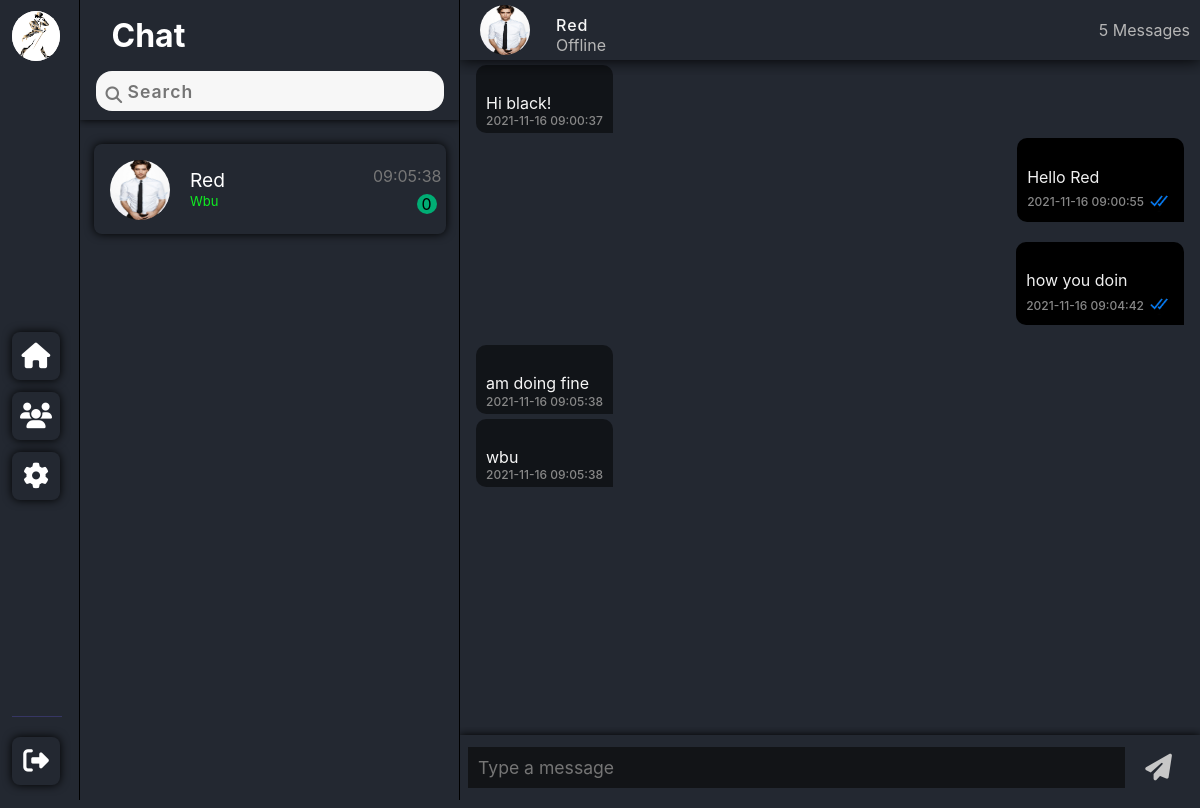
The app's page /php/chat.php?user_id=13 (signed in) with its own data.
### tables this page shows
CREATE TABLE `users` (
  `user_id` int(7) NOT NULL,
  `name` varchar(255) NOT NULL,
  `email_id` varchar(255) NOT NULL,
  `password` varchar(255) NOT NULL,
  `login` int(1) DEFAULT NULL,
  `bio` varchar(1023) DEFAULT NULL,
  `dob` date DEFAULT NULL,
  `gender` varchar(10) DEFAULT NULL,
  `country` varchar(255) DEFAULT NULL,
  `user_profile` varchar(255) NOT NULL DEFAULT 'default_pic.svg'
);

CREATE TABLE `users_chat` (
  `msg_id` int(11) NOT NULL,
  `sender_id` int(10) NOT NULL,
  `receiver_id` int(10) NOT NULL,
  `msg_content` varchar(1023) NOT NULL,
  `msg_status` text NOT NULL,
  `msg_date` timestamp NOT NULL DEFAULT current_timestamp() ON UPDATE current_timestamp()
);

### php/chat.php (the view, shortened to what this page needs)
<!DOCTYPE html>
<?php
$email = $_SESSION['email'];
include 'connectdb.php';
$get_user = "SELECT * FROM users WHERE email_id='$email'";
$qry = mysqli_query($link, $get_user);
$row = mysqli_fetch_array($qry);
$user_id = $row['user_id'];
?>
<?php
if (isset($_GET['user_id'])) {
    $receiver_id = $_GET['user_id'];
    $qry = "SELECT * FROM users WHERE user_id='$receiver_id'";
    $result = mysqli_query($link, $qry);
    $row = mysqli_fetch_array($result);
    $receiver_name = $row['name'];
    $receiver_profile_pic = $row['user_profile'];
    $receiver_login = $row['login'];
    if ($receiver_login == 1) {
        $state = 'Online';
    } else {
        $state = 'Offline';
    }
    $total_messages = "SELECT * FROM users_chat WHERE (sender_id='$user_id' AND receiver_id='$receiver_id') OR (sender_id='$receiver_id' AND receiver_id='$user_id')";
    $run_query = mysqli_query($link, $total_messages) or die("Unable to count messages");
    $total = mysqli_num_rows($run_query);
}
?>
<html lang="en">
<head>
    <link rel="stylesheet" href="../css/chat.css" />
    <link rel="stylesheet" href="../css/global.css" />
</head>
<body>
    <div class="container chat-page-container">
        <?php include 'sidebar.php';?>
        <?php include 'userlist.php';?>
        <div class="chat">
            <div class="chat-header">
                <div class="left">
                    <?php
$user_id = $_SESSION['logged_in_user_id'];
echo "<img src=" . "../uploads/" . $receiver_profile_pic . " class='pp'>
    <div class='name-status'>
       <h1> $receiver_name  </h1>
        <span class='user-status'>$state</span>
    </div>";
?>
                </div>
                <div class="right">
                    <?php
echo $total;
if ($total == 1) {
    echo " Message";
} else {
    echo " Messages";
}
?>
                </div>
            </div>
            <div class="chat-box">
                <?php
$qry = "SELECT * FROM users_chat WHERE (sender_id='$user_id' AND receiver_id='$receiver_id') OR (sender_id='$receiver_id' AND receiver_id='$user_id') ORDER BY msg_id";
$result = mysqli_query($link, $qry) or die('Failed to load messages');
while ($row = mysqli_fetch_array($result)) {
    $sender_userid = $row['sender_id'];
    $receiver_userid = $row['receiver_id'];
    $msg_content = $row['msg_content'];
    $msg_status = $row['msg_status'];
    $msg_date = $row['msg_date'];
    if ($sender_userid == $user_id && $receiver_userid == $receiver_id) {
        if ($msg_status == 'READ') {
            echo "<div class='chat-r'>
					<div class='sp'></div>
					<div class='mess mess-r'>
						<p>
                           $msg_content
						</p>
						<div class='check'>
							<span>$msg_date</span>
							<img src='../images/img/markread.png'>
						</div>
					</div>
				</div>";
        }
    } else if ($sender_userid == $receiver_id && $receiver_userid == $user_id) {
        echo "<div class='chat-l'>
                <div class='mess'>
                    <p>
                        $msg_content
                    </p>
                    <div class='check'>
                        <span>$msg_date</span>
                    </div>
                </div>
                <div class='sp'></div>
            </div>";
    }
}
?>
            </div>
            <form method="POST">
                <div class="chat-footer">
                    <textarea name="message" class="autoExpand" rows='1' data-min-rows='1'
                        placeholder="Type a message"></textarea>
                    <button name="submit">
                        <i class="fas fa-2x fa-paper-plane"></i>
                    </button>
                </div>
            </form>
        </div>
    </div>
</body>
</html>

### php/sidebar.php (shortened to what this page needs)
<?php
include 'connectdb.php';
$email = $_SESSION['email'];
$sql = "SELECT * FROM users WHERE `email_id` = '$email'";
$res = mysqli_query($link, $sql);
$r = mysqli_fetch_assoc($res);
?>
<!DOCTYPE html>
<html lang="en">
<head>
    <link rel="stylesheet" href="../css/global.css">
    <link rel="stylesheet" href="../css/sidebar.css">
</head>
<body>
    <div class="sidebar">
        <ul>
            <li>
                <a href="settings.php" id="sidebar_profile_pic">
                    <?php echo "<img src=" . "../uploads/" . $r['user_profile'] . " />" ?>
                </a>
            </li>
            <li>
                <a href="chat.php" class="s-btn">
                    <i class="fas fa-2x fa-home"></i>
                </a>
            </li>
            <li>
                <a href="find_user.php" class="s-btn">
                    <i class="fas fa-users"></i>
                </a>
            </li>
            <li>
                <a href="settings.php" class="settings s-btn">
                    <i class="fas fa-2x fa-cog"></i>
                </a>
            </li>
            <li>
                <a href="logout.php" class="signout s-btn">
                    <i class="fa fa-2x fa-sign-out"></i>
                </a>
            </li>
        </ul>
    </div>
</body>
</html>

### php/userlist.php (shortened to what this page needs)
<div class="chat-column">
    <div class="top">
        <div id="toprow">
            <h1 class="heading">Chat</h1>
        </div>
        <div class="search-bar">
            <input type="text" placeholder="Search" onkeyup="searchUser()" id="search-input"
                style=" margin: -1rem 0;" />
            <button type="submit" id="search-btn" style="top: 0px;">
            </button>
        </div>
    </div>
    <div class="chat-navbar-rows">
        <?php
include_once 'connectdb.php';
$email = $_SESSION['email'];
$query = "SELECT * FROM users WHERE email_id='$email'";
$result = mysqli_query($link, $query);
$row = mysqli_fetch_array($result);
$user = $row['user_id'];
$users = "SELECT DISTINCT receiver_id,u.user_id,u.name,u.user_profile,u.login FROM users_chat uc JOIN users u ON u.user_id=uc.receiver_id WHERE sender_id='$user'";
$run_user = mysqli_query($link, $users);
while ($row = mysqli_fetch_array($run_user)) {
    $user_id = $row['user_id'];
    $user_profile = $row['user_profile'];
    $name = $row['name'];
    $qry = "SELECT * FROM users_chat WHERE (sender_id='$user' AND receiver_id='$user_id') OR (sender_id='$user_id' AND receiver_id='$user') ORDER BY msg_id DESC LIMIT 1";
    $run_query = mysqli_query($link, $qry);
    $row = mysqli_fetch_assoc($run_query);
    $message = $row['msg_content'];
    $time = $row['msg_date'];
    $date = explode(' ', $time);
    $qry2 = "SELECT COUNT(*) AS count FROM users_chat where sender_id='$user_id' AND receiver_id='$user' AND msg_status='UNREAD'";
    $res = mysqli_query($link, $qry2);
    $row1 = mysqli_fetch_assoc($res);
    $count = $row1['count'];
    echo "<div class='row'>
    <img src=" . "../uploads/" . $user_profile . " />
    <div class='mid'>
    <h1 id='username'>
    <a style='color:white; text-decoration:none;' href='chat.php?user_id=$user_id'>$name</a>
    </h1>
    <p style='color:rgb(15, 238, 34);font-size:13px;' class='last-message'>$message</p>
    </div>
    <div class='right'>
    <p style='margin-right: -20px;position: relative;right: 15px;' class='last-message-time'>$date[1]</p>
    <p id='unread-message-count'>$count</p>
    </div>
    </div>";
}
?>
    </div>
</div>

### css/global.css (style rules this page uses)
:root { --btn-blue-bg: #0088ff; --bg-primary: #232831; --absolute-black: #000; --border-color: slategrey; }
* { margin: 0; padding: 0; font-family: -apple-system, BlinkMacSystemFont, "Segoe UI", Roboto, Oxygen, Ubuntu, Cantarell, "Open Sans", "Helvetica Neue", sans-serif; box-sizing: border-box; }
html, body { margin: 0; height: 100vh; overflow: hidden; }
p::first-letter, h1::first-letter { text-transform: capitalize; }
button { border: none; background: transparent; }
a { text-decoration: none; }
li { list-style: none; }
.container { height: 100vh; width: 100vw; background: var(--bg-primary); }
.autoExpand { color: #d4d4d4; font-size: 1.1rem; font-weight: 400; padding: 10px; width: 100%; height: auto; max-height: 170px; border: none; overflow-y: scroll; overflow-x: hidden; background-color: #121316ef; resize: none; }
.search-bar { position: relative; margin: 1rem 0; display: flex; }
#search-input { border: none; height: 2.5rem; width: 100%; padding: 1rem 1rem 1rem 2rem; border-radius: 1rem; outline: none; font-size: 1.1rem; font-weight: 600; overflow-x: scroll; color: #495057; letter-spacing: 1px; background-color: #f7f7f7; }
#search-btn { position: absolute; left: 10px; top: 13px; z-index: 1; }

### css/sidebar.css (style rules this page uses)
.sidebar { width: 80px; height: 100vh; background-color: #232831; border-right: 1px solid rgb(0, 0, 0); }
.sidebar img { border-radius: 50%; width: 50px; height: 50px; background: #fff; }
.sidebar ul { list-style: none; margin: 0; padding: 0; display: flex; flex-direction: column; justify-content: space-between; padding: 0.75rem; border-radius: 10px; }
.sidebar li:last-child { position: absolute; top: 88vh; width: 50px; padding-top: 1.25rem; border-top: 1px solid #363664; }
.sidebar li:nth-child(2) { margin-top: 16rem; padding-top: 1rem; }
.sidebar li + li { margin-top: 0.75rem; }
.sidebar a { color: #fff; text-decoration: none; display: flex; align-items: center; justify-content: center; width: 3rem; height: 3rem; border-radius: 8px; position: relative; box-shadow: 0 0 10px #000; }
#sidebar_profile_pic { box-shadow: none; }
.sidebar a i { font-size: 1.6rem; }

### records on screen
users: user_profile (picture)
users: user_profile (picture), name "red", users_chat.msg_content "wbu", users_chat.msg_date "09:05:38", count "0", login "Offline"
users_chat: msg_content "Hi black!", msg_date "2021-11-16 09:00:37"
users_chat: msg_content "Hello Red", msg_date "2021-11-16 09:00:55"
users_chat: msg_content "how you doin", msg_date "2021-11-16 09:04:42"
users_chat: msg_content "am doing fine", msg_date "2021-11-16 09:05:38"
users_chat: msg_content "wbu", msg_date "2021-11-16 09:05:38"

### other values on screen
$total "5"
